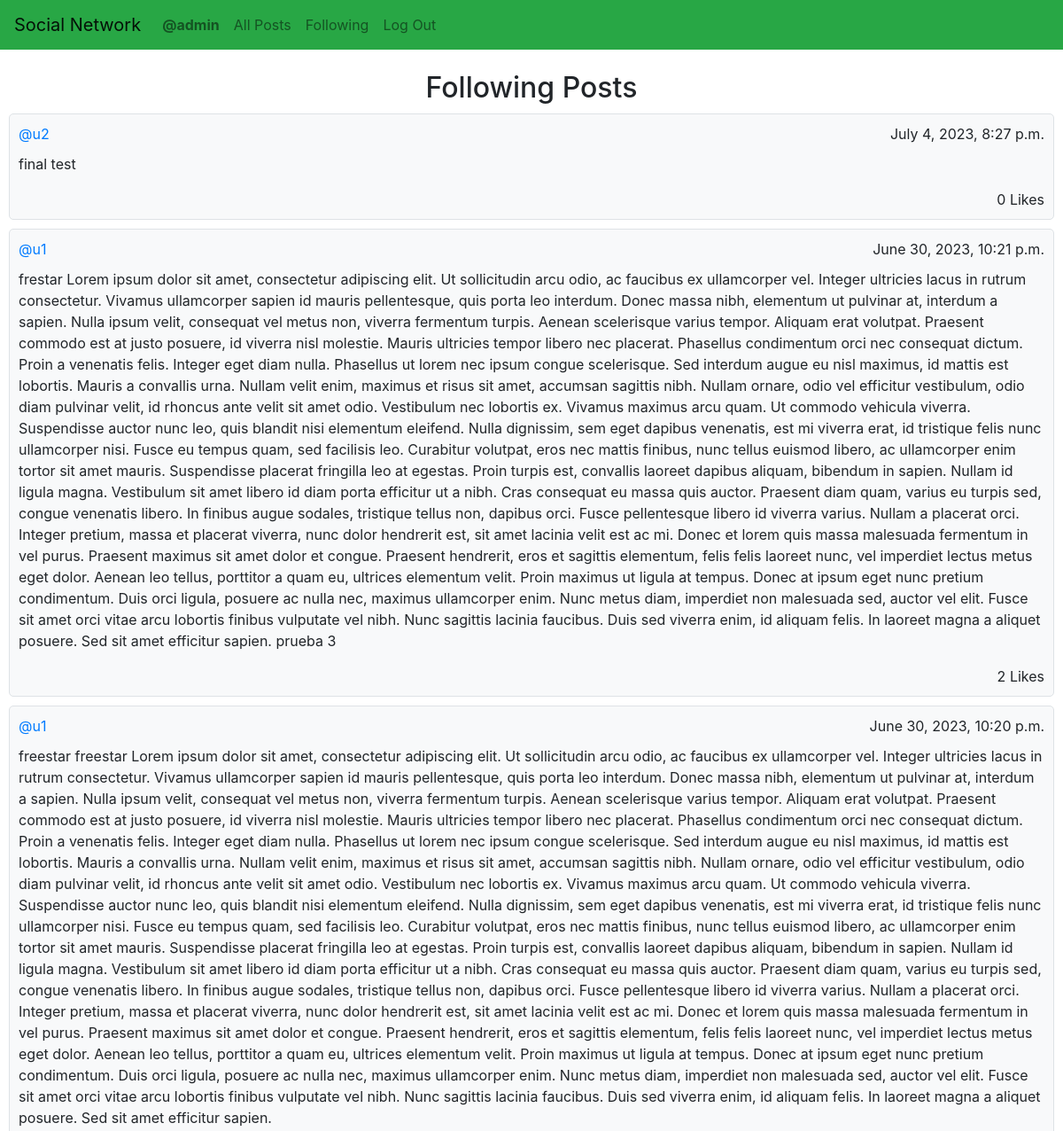
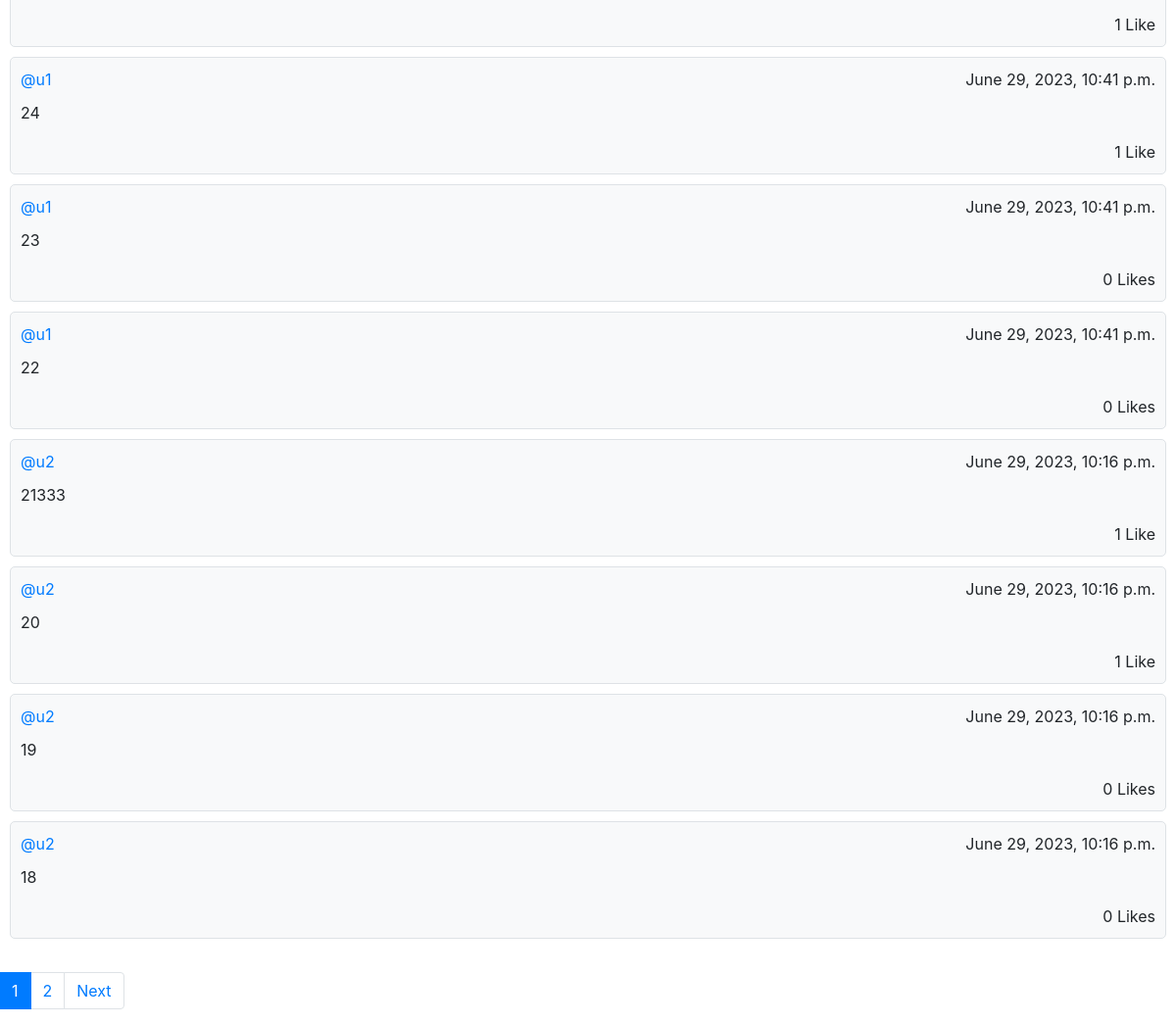
The page /following (signed in) on the database its author committed (2 pictures, top to bottom).
### network/models.py (models this page shows, shortened)
class User(AbstractUser):
    pass
    followers = models.ManyToManyField("User", related_name="My_followers", blank=True)
    following = models.ManyToManyField("User", related_name="Im_following", blank=True)

class Post(models.Model):
    user = models.ForeignKey(User, on_delete=models.CASCADE, related_name="posts")
    content = models.TextField(blank=True)
    timestamp = models.DateTimeField(auto_now_add=True)
    likes = models.ManyToManyField(User, related_name="like", blank=True)

### network/views.py (the view)
# urls.py: path("following", views.following, name="following"),
def following(request):
    if not request.user.is_authenticated:
        return HttpResponseRedirect(reverse("login"))
    else:
        user = User.objects.get(username=request.user.username)
        posts = Post.objects.filter(user__in=user.following.all()).order_by("-timestamp")
        paginator = Paginator(posts, 10) # Show 10 contacts per page.
        page_number = request.GET.get('page')
        page_obj = paginator.get_page(page_number)
        return render(request, "network/following.html", {
            "posts": page_obj,
            "user": user,
            "logged_in_user": request.user.username
    })

### network/templates/network/following.html (shortened to what this page needs)
{% extends "network/layout.html" %}
{% block body %}
    <br>
    <h2>Following Posts</h2>
    {% for post in posts %}
        <div class="post" onclick="location.href = '{% url 'post' post.id%}';">
            <div class="post-header">
                <a href="{% url 'profile' post.user.username %}">@{{ post.user.username }}</a>
                <span class="float-right">{{ post.timestamp }}</span>
            </div>
            <div class="post-body">
                <p>{{ post.content }}</p>
            </div>
            <div class="post-footer">
                <div class="post-footer">
                    {% if post.likes.count == 1 %}
                        <span>{{ post.likes.count }} Like</span>
                    {% else %}
                        <span>{{ post.likes.count }} Likes</span>
                    {% endif %}
                </div>
            </div>
        </div>
    {% endfor %}
    <br>
    <nav aria-label="...">
        <ul class="pagination">
            {% for num in posts.paginator.page_range %}
                {% if posts.number == num %}
                    <li class="page-item active" aria-current="page">
                        <span class="page-link">
                            {{ num }}
                        </span>
                    </li>
                {% else %}
                    <li class="page-item"><a class="page-link" href="?page={{ num }}">{{ num }}</a></li>
                {% endif %}
            {% endfor %}
            <li class="page-item">
            {% if posts.has_next %}
                <a class="page-link" href="?page={{ posts.next_page_number }}">Next</a>
            {% endif %}
            </li>
        </ul>
    </nav>
{% endblock %}

### network/templates/network/layout.html (shortened to what this page needs)
{% load static %}
<!DOCTYPE html>
<html lang="en">
    <head>
        <link rel="stylesheet" href="https://cdn.jsdelivr.net/npm/bootstrap-icons@1.7.2/font/bootstrap-icons.css">
        <link rel="stylesheet" href="https://stackpath.bootstrapcdn.com/bootstrap/4.4.1/css/bootstrap.min.css">
        <link href="{% static 'network/styles.css' %}" rel="stylesheet">
    </head>
    <body>
        <nav class="navbar navbar-expand-lg navbar-light bg-success">
            <a class="navbar-brand" href="{% url 'index' %}">Social Network</a>
            <div>
              <ul class="navbar-nav mr-auto">
                {% if user.is_authenticated %}
                    <li class="nav-item">
                        <a class="nav-link" href="{% url 'profile' logged_in_user %}"><strong>@{{ logged_in_user }}</strong></a>
                    </li>
                {% endif %}
                <li class="nav-item">
                  <a class="nav-link" href="{% url 'index' %}">All Posts</a>
                </li>
                {% if user.is_authenticated %}
                    <li class="nav-item">
                        <a class="nav-link" href="{% url 'following' %}">Following</a>
                    </li>
                    <li class="nav-item">
                        <a class="nav-link" href="{% url 'logout' %}">Log Out</a>
                    </li>
                {% endif %}
              </ul>
            </div>
          </nav>
        <div class="body">
            {% block body %}
            {% endblock %}
        </div>
    </body>
</html>

### network/static/network/styles.css (style rules this page uses)
h2 { margin: auto; text-align: center; }
.post { background-color: #f8f9fa; border: 1px solid #dee2e6; border-radius: 5px; padding: 10px; margin: 10px; }
.post-header { display: flex; justify-content: space-between; align-items: center; }
.post-body { margin: 10px 0; }
.post-footer { text-align: right; }

### rows shown on the page
User: username "admin"
Post: user.username "u2", timestamp "July 4, 2023, 8:27 p.m.", content "final test", likes.count "0"
Post: user.username "u1", timestamp "June 30, 2023, 10:21 p.m.", content "frestar Lorem ipsum dolor sit amet, consectetur adipiscing elit. Ut sollicitudin arcu odio, ac faucibus ex ullamcorper vel. Integer ultricies lacus in rutrum consectetur. Vivamus ullamcorper sapien id mauris pellentesque, quis porta leo interdum. Donec massa nibh, elementum ut pulvinar at, interdum a sapien. Nulla ipsum velit, consequat vel metus non, viverra fermentum turpis. Aenean scelerisque varius tempor. Aliquam erat volutpat. Praesent commodo est at justo posuere, id viverra nisl molestie. Mauris ultricies tempor libero nec placerat. Phasellus condimentum orci nec consequat dictum. Proin a venenatis felis. Integer eget diam nulla. Phasellus ut lorem nec ipsum congue scelerisque. Sed…", likes.count "2"
Post: user.username "u1", timestamp "June 30, 2023, 10:20 p.m.", content "freestar freestar Lorem ipsum dolor sit amet, consectetur adipiscing elit. Ut sollicitudin arcu odio, ac faucibus ex ullamcorper vel. Integer ultricies lacus in rutrum consectetur. Vivamus ullamcorper sapien id mauris pellentesque, quis porta leo interdum. Donec massa nibh, elementum ut pulvinar at, interdum a sapien. Nulla ipsum velit, consequat vel metus non, viverra fermentum turpis. Aenean scelerisque varius tempor. Aliquam erat volutpat. Praesent commodo est at justo posuere, id viverra nisl molestie. Mauris ultricies tempor libero nec placerat. Phasellus condimentum orci nec consequat dictum. Proin a venenatis felis. Integer eget diam nulla. Phasellus ut lorem nec ipsum congue…", likes.count "1"
Post: user.username "u1", timestamp "June 29, 2023, 10:41 p.m.", content "24", likes.count "1"
Post: user.username "u1", timestamp "June 29, 2023, 10:41 p.m.", content "23", likes.count "0"
Post: user.username "u1", timestamp "June 29, 2023, 10:41 p.m.", content "22", likes.count "0"
Post: user.username "u2", timestamp "June 29, 2023, 10:16 p.m.", content "21333", likes.count "1"
Post: user.username "u2", timestamp "June 29, 2023, 10:16 p.m.", content "20", likes.count "1"
Post: user.username "u2", timestamp "June 29, 2023, 10:16 p.m.", content "19", likes.count "0"
Post: user.username "u2", timestamp "June 29, 2023, 10:16 p.m.", content "18", likes.count "0"

### other values the page prints
{{ num }} "1"
{{ num }} "2"
